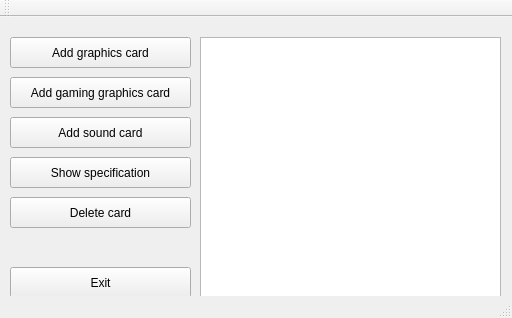
<?xml version="1.0" encoding="UTF-8"?>
<ui version="4.0">
 <class>GPUv3Class</class>
 <widget class="QMainWindow" name="GPUv3Class">
  <property name="enabled">
   <bool>true</bool>
  </property>
  <property name="geometry">
   <rect>
    <x>0</x>
    <y>0</y>
    <width>512</width>
    <height>318</height>
   </rect>
  </property>
  <property name="sizePolicy">
   <sizepolicy hsizetype="Fixed" vsizetype="Fixed">
    <horstretch>0</horstretch>
    <verstretch>0</verstretch>
   </sizepolicy>
  </property>
  <property name="windowTitle">
   <string>GPUv3</string>
  </property>
  <property name="animated">
   <bool>true</bool>
  </property>
  <widget class="QWidget" name="centralWidget">
   <widget class="QListView" name="listView">
    <property name="geometry">
     <rect>
      <x>200</x>
      <y>20</y>
      <width>301</width>
      <height>261</height>
     </rect>
    </property>
   </widget>
   <widget class="QPushButton" name="pushButton_3">
    <property name="geometry">
     <rect>
      <x>10</x>
      <y>140</y>
      <width>181</width>
      <height>31</height>
     </rect>
    </property>
    <property name="text">
     <string>Show specification</string>
    </property>
   </widget>
   <widget class="QPushButton" name="pushButton_4">
    <property name="geometry">
     <rect>
      <x>10</x>
      <y>180</y>
      <width>181</width>
      <height>31</height>
     </rect>
    </property>
    <property name="text">
     <string>Delete card</string>
    </property>
   </widget>
   <widget class="QPushButton" name="pushButton_5">
    <property name="geometry">
     <rect>
      <x>10</x>
      <y>20</y>
      <width>181</width>
      <height>31</height>
     </rect>
    </property>
    <property name="text">
     <string>Add graphics card</string>
    </property>
   </widget>
   <widget class="QPushButton" name="pushButton_6">
    <property name="geometry">
     <rect>
      <x>10</x>
      <y>60</y>
      <width>181</width>
      <height>31</height>
     </rect>
    </property>
    <property name="text">
     <string>Add gaming graphics card</string>
    </property>
   </widget>
   <widget class="QPushButton" name="pushButton_7">
    <property name="geometry">
     <rect>
      <x>10</x>
      <y>100</y>
      <width>181</width>
      <height>31</height>
     </rect>
    </property>
    <property name="text">
     <string>Add sound card</string>
    </property>
   </widget>
   <widget class="QPushButton" name="pushButton_8">
    <property name="geometry">
     <rect>
      <x>10</x>
      <y>250</y>
      <width>181</width>
      <height>31</height>
     </rect>
    </property>
    <property name="sizePolicy">
     <sizepolicy hsizetype="Fixed" vsizetype="Fixed">
      <horstretch>0</horstretch>
      <verstretch>0</verstretch>
     </sizepolicy>
    </property>
    <property name="text">
     <string>Exit</string>
    </property>
   </widget>
  </widget>
  <widget class="QToolBar" name="mainToolBar">
   <attribute name="toolBarArea">
    <enum>TopToolBarArea</enum>
   </attribute>
   <attribute name="toolBarBreak">
    <bool>false</bool>
   </attribute>
  </widget>
  <widget class="QStatusBar" name="statusBar"/>
 </widget>
 <layoutdefault spacing="6" margin="11"/>
 <resources>
  <include location="GPUv3.qrc"/>
 </resources>
 <connections>
  <connection>
   <sender>pushButton_3</sender>
   <signal>clicked()</signal>
   <receiver>GPUv3Class</receiver>
   <slot>specification()</slot>
   <hints>
    <hint type="sourcelabel">
     <x>100</x>
     <y>87</y>
    </hint>
    <hint type="destinationlabel">
     <x>256</x>
     <y>162</y>
    </hint>
   </hints>
  </connection>
  <connection>
   <sender>pushButton_4</sender>
   <signal>clicked()</signal>
   <receiver>GPUv3Class</receiver>
   <slot>deleteCard()</slot>
   <hints>
    <hint type="sourcelabel">
     <x>100</x>
     <y>127</y>
    </hint>
    <hint type="destinationlabel">
     <x>256</x>
     <y>162</y>
    </hint>
   </hints>
  </connection>
  <connection>
   <sender>pushButton_6</sender>
   <signal>clicked()</signal>
   <receiver>GPUv3Class</receiver>
   <slot>addGamingGraphicsCard()</slot>
   <hints>
    <hint type="sourcelabel">
     <x>100</x>
     <y>87</y>
    </hint>
    <hint type="destinationlabel">
     <x>256</x>
     <y>162</y>
    </hint>
   </hints>
  </connection>
  <connection>
   <sender>pushButton_7</sender>
   <signal>clicked()</signal>
   <receiver>GPUv3Class</receiver>
   <slot>addSoundCard()</slot>
   <hints>
    <hint type="sourcelabel">
     <x>100</x>
     <y>127</y>
    </hint>
    <hint type="destinationlabel">
     <x>256</x>
     <y>162</y>
    </hint>
   </hints>
  </connection>
  <connection>
   <sender>pushButton_5</sender>
   <signal>clicked()</signal>
   <receiver>GPUv3Class</receiver>
   <slot>addGraphicsCard()</slot>
   <hints>
    <hint type="sourcelabel">
     <x>100</x>
     <y>47</y>
    </hint>
    <hint type="destinationlabel">
     <x>256</x>
     <y>162</y>
    </hint>
   </hints>
  </connection>
  <connection>
   <sender>pushButton_8</sender>
   <signal>clicked()</signal>
   <receiver>GPUv3Class</receiver>
   <slot>close()</slot>
   <hints>
    <hint type="sourcelabel">
     <x>100</x>
     <y>277</y>
    </hint>
    <hint type="destinationlabel">
     <x>253</x>
     <y>158</y>
    </hint>
   </hints>
  </connection>
 </connections>
 <slots>
  <slot>addGraphicsCard()</slot>
  <slot>deleteCard()</slot>
  <slot>specification()</slot>
  <slot>addGamingGraphicsCard()</slot>
  <slot>addSoundCard()</slot>
 </slots>
</ui>
